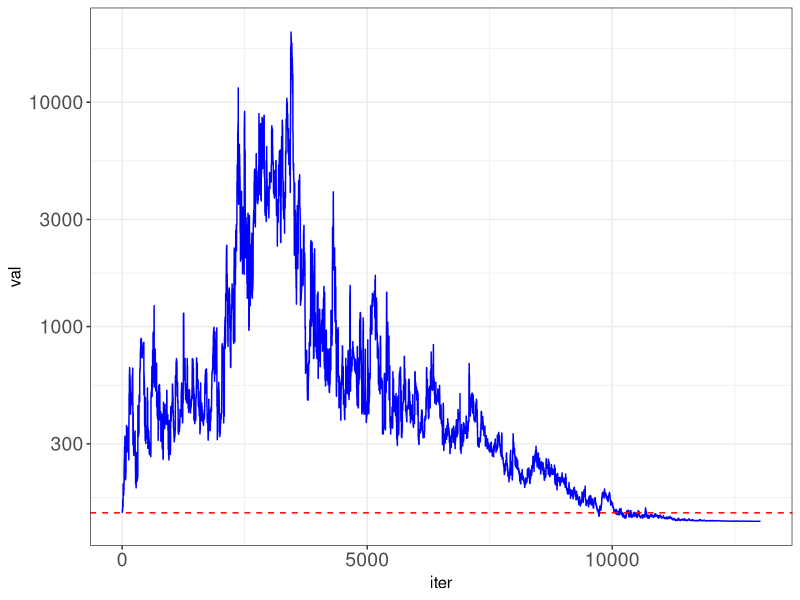

This chart was generated by the following R code:
# dat <- read.csv("./../app2-group/app3_c-opt_n12.csv")
dat <- read.csv("./paper/plots/app1_N21_plot.csv",
                header = FALSE)

library(readr)
library(ggplot2)
library(dplyr)
library(tibble)

my_val <- unlist(dat)[-1] # the first one is the OAD
theme_set(theme_bw())
theme_update(plot.title = element_text(hjust = 0.5, size = 14),
             legend.text = element_text(size = 12),
             axis.text = element_text(size = 14),
             legend.title = element_blank(),
             title = element_text(size = 12))
tibble(val = my_val) %>% rowid_to_column("iter") %>% 
  filter (!is.na(val)) %>% 
  ggplot(aes(x = iter, y = val)) +  
  geom_line(col = "blue") + 
  scale_y_continuous(trans='log10') + 
  geom_hline(yintercept=my_val[1], linetype="dashed", 
             color = "red", size=0.5)
  labs(x = "iteration", y = expression(paste("Loss function  ", Phi(xi[n]^(t)))))

